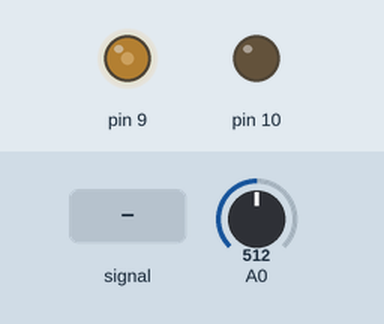
Simulated run of this sketch. Board: Arduino Uno, built with avr-gcc and run on an emulated ATmega328P. Shown: output pins drawn as LEDs (lit = HIGH). Dashed ring = blinking. The inputs (shaded band) are chosen by the test bench; at power-on: A0 = 512. What the sketch prints to the serial monitor is not drawn.

Above: at 1.2 s.
1.3 s: A0 fed a 2 Hz sine of ±306 counts around its level
At 1.62 s:
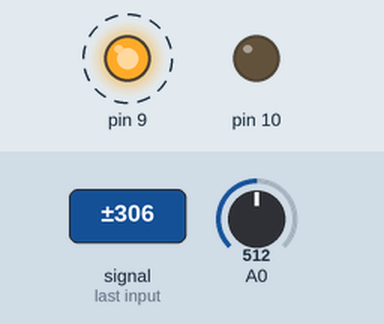
4.3 s: A0 fed a 200 Hz sine of ±460 counts around its level
At 7.0 s:
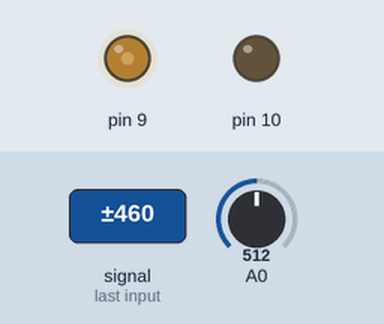
7.3 s: A0 set to 306
8.8 s: A0 set to 716
At 10.0 s:
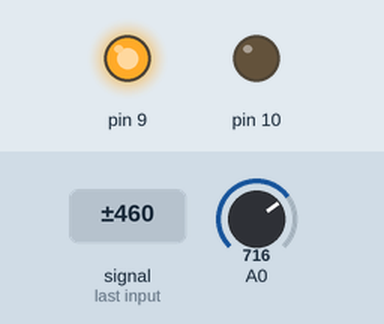
10.3 s: A0 fed a 1000 Hz sine of ±255 counts around its level
Timing chart, 0 to 14.3 s (numbered marks = the images above; inputs shaded):
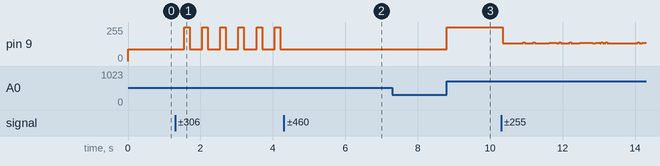

The sketch:

switching_test.ino
```cpp
void setup() {
  Serial.begin(2000000);
  pinMode(A0, INPUT);
  TCCR1A = 0b10000010;
  TCCR1B = 0b00011001;
  DDRB = 0b00000110;
  ICR1 = 80;
  OCR1A = 1;
}

void loop() {
  byte t;
  if (analogRead(A0) > 691) {
    t--;
  }
  if (analogRead(A0) <= 691) {
    t++;
  }
  Serial.println(t);
  OCR1A = t;
}
```

Measured:
- after the input at 1.3 s, pin 9: alternates 255/255 for 0.15 s and 89/255 for 0.35 s, starting after 0.25 s
- after the input at 4.3 s, pin 9: stops changing and stays 89/255
- after the input at 8.8 s, pin 9: 89/255 → 255/255 at once
